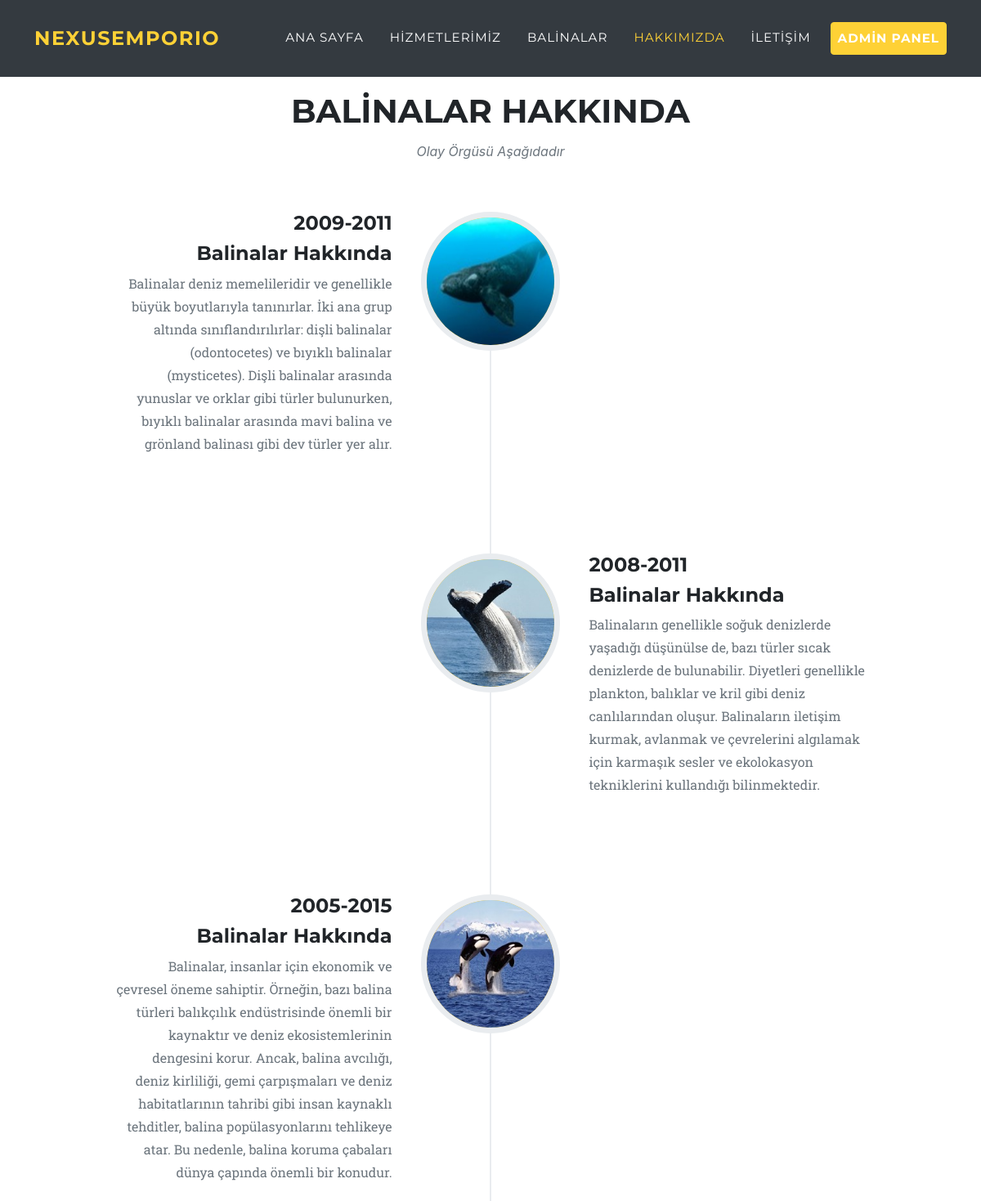
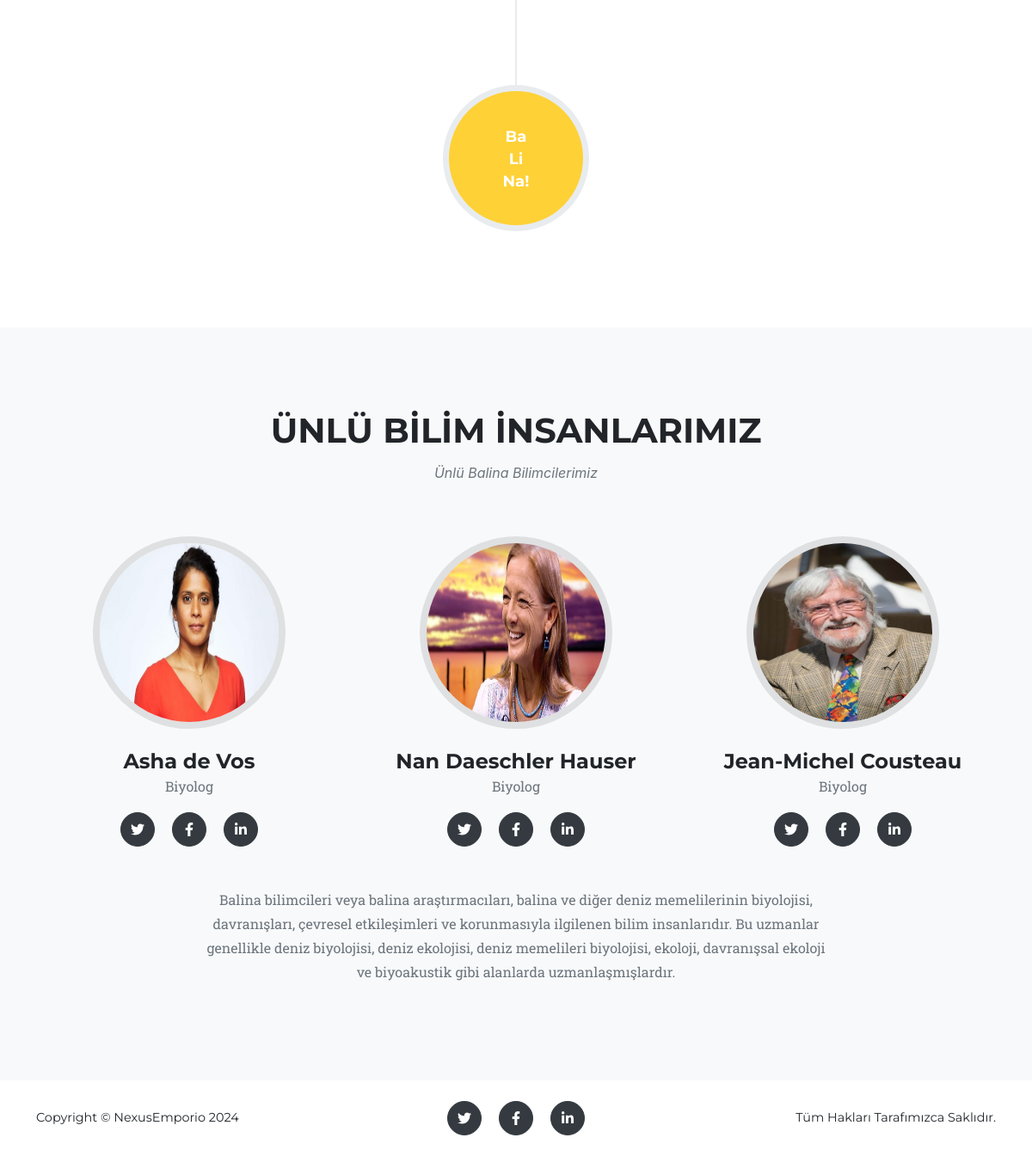
Page /hakkimizda.php on the committed database (2 pictures, top to bottom).
### tables this page shows
CREATE TABLE IF NOT EXISTS `hakkimizda` (
  `id` int NOT NULL AUTO_INCREMENT,
  `baslik` char(250) NOT NULL,
  `icerik` varchar(1000) NOT NULL,
  `altbaslik` varchar(500) NOT NULL,
  `alticerik` varchar(1000) NOT NULL,
  `alticerik2` varchar(2000) NOT NULL,
  `tanimlama` varchar(500) NOT NULL,
  `anahtar` varchar(500) NOT NULL,
  PRIMARY KEY (`id`)
);

CREATE TABLE IF NOT EXISTS `tarihce` (
  `id` int NOT NULL AUTO_INCREMENT,
  `tarih` char(50) NOT NULL,
  `baslik` char(250) NOT NULL,
  `icerik` varchar(500) NOT NULL,
  `foto` char(50) NOT NULL,
  PRIMARY KEY (`id`)
);

CREATE TABLE IF NOT EXISTS `takim` (
  `id` int NOT NULL AUTO_INCREMENT,
  `foto` char(50) NOT NULL,
  `isim` char(50) NOT NULL,
  `gorev` char(50) NOT NULL,
  `twitter` char(50) NOT NULL,
  `facebook` char(50) NOT NULL,
  `linkedin` char(50) NOT NULL,
  `sira` smallint NOT NULL,
  `aktif` tinyint(1) NOT NULL,
  PRIMARY KEY (`id`)
);

### hakkimizda.php (the view, shortened to what this page needs)
<?php
    $sayfa="Hakkımızda";
    include("inc/vt.php");
    $sorgu=$baglanti->prepare("SELECT * FROM hakkimizda");
    $sorgu->execute();
    $sonuc=$sorgu->fetch();
    include("inc/head.php");
?>
        <section class="page-section" id="about">
            <div class="container">
                <div class="text-center">
                    <h2 class="section-heading text-uppercase mt-3"><?=$sonuc["baslik"] ?></h2>
                    <h3 class="section-subheading text-muted"><?=$sonuc["icerik"] ?></h3>
                </div>
                <ul class="timeline">
                <?php
    $sorgu2=$baglanti->prepare("SELECT * FROM tarihce");
    $sorgu2->execute();
    $yon=false;
    while($sonuc2=$sorgu2->fetch()){
?>
                    <li <?php if($yon == true) echo 'class="timeline-inverted"' ?>>
                        <div class="timeline-image"><img class="rounded-circle img-fluid" src="assets/img/about/<?=$sonuc2["foto"] ?>" alt="" /></div>
                        <div class="timeline-panel">
                            <div class="timeline-heading">
                                <h4><?=$sonuc2["tarih"] ?></h4>
                                <h4 class="subheading"><?=$sonuc2["baslik"] ?></h4>
                            </div>
                            <div class="timeline-body"><p class="text-muted"><?=$sonuc2["icerik"] ?></p></div>
                        </div>
                    </li>
                    <?php
                    $yon = !$yon;
                    }
                    ?>
                    <li class="timeline-inverted">
                        <div class="timeline-image">
                            <h4>
                                Ba
                                <br />
                                Li
                                <br />
                                Na!
                            </h4>
                        </div>
                    </li>
                </ul>
            </div>
        </section>
        <section class="page-section bg-light" id="team">
            <div class="container">
                <div class="text-center">
                    <h2 class="section-heading text-uppercase"><?=$sonuc["altbaslik"] ?></h2>
                    <h3 class="section-subheading text-muted"><?=$sonuc["alticerik"] ?></h3>
                </div>
                <div class="row">
                <?php
    $sorgu3=$baglanti->prepare("SELECT * FROM takim WHERE aktif=1 ORDER BY sira");
    $sorgu3->execute();
    while($sonuc3=$sorgu3->fetch()){
?>
                    <div class="col-lg-4">
                        <div class="team-member">
                            <img class="mx-auto rounded-circle" src="assets/img/team/<?=$sonuc3["foto"] ?>" alt="" />
                            <h4><?=$sonuc3["isim"] ?></h4>
                            <p class="text-muted"><?=$sonuc3["gorev"] ?></p>
                            <a class="btn btn-dark btn-social mx-2" href="<?=$sonuc3["twitter"] ?>"><i class="fab fa-twitter"></i></a>
                            <a class="btn btn-dark btn-social mx-2" href="<?=$sonuc3["facebook"] ?>"><i class="fab fa-facebook-f"></i></a>
                            <a class="btn btn-dark btn-social mx-2" href="<?=$sonuc3["linkedin"] ?>"><i class="fab fa-linkedin-in"></i></a>
                        </div>
                    </div>
                    <?php
                }
                ?>
                </div>
                <div class="row">
                    <div class="col-lg-8 mx-auto text-center"><p class="large text-muted"><?=$sonuc["alticerik2"] ?></p></div>
                </div>
            </div>
        </section>
        <?php
    include("inc/footer.php");
?>

### inc/head.php (shortened to what this page needs)
<!DOCTYPE html>
<html lang="tr">
    <head>
        <link href="css/styles.css" rel="stylesheet" />
    </head>
    <body id="page-top">
        <nav class="navbar navbar-expand-lg navbar-dark fixed-top <?php if($sayfa<>"Anasayfa") echo "bg-dark"?>" id="mainNav">
            <div class="container">
                <a class="navbar-brand js-scroll-trigger" href="anasayfa">NEXUSEMPORIO</a>
                <div class="collapse navbar-collapse" id="navbarResponsive">
                    <ul class="navbar-nav text-uppercase ml-auto">
                        <li class="nav-item"><a class="nav-link js-scroll-trigger <?php if($sayfa=="Anasayfa") echo "active"?>" href="anasayfa">Ana Sayfa</a></li>
                        <li class="nav-item"><a class="nav-link js-scroll-trigger <?php if($sayfa=="Servis") echo "active"?>" href="servis">Hizmetlerimiz</a></li>
                        <li class="nav-item"><a class="nav-link js-scroll-trigger <?php if($sayfa=="Portfolyo") echo "active"?>" href="portfolyo">Balinalar</a></li>
                        <li class="nav-item"><a class="nav-link js-scroll-trigger <?php if($sayfa=="Hakkımızda") echo "active"?>" href="hakkimizda">Hakkımızda</a></li>
                        <li class="nav-item"><a class="nav-link js-scroll-trigger <?php if($sayfa=="İletişim") echo "active"?>" href="iletisim">İletişim</a></li>
                        <li class="nav-item"><a class="btn btn-primary nav-link js-scroll-trigger" href="admin/login.php"><b>Admin Panel</b></a></li>
                    </ul>
                </div>
            </div>
        </nav>

### inc/footer.php (shortened to what this page needs)
 <footer class="footer py-4">
            <div class="container">
                <div class="row align-items-center">
                    <div class="col-lg-4 text-lg-left">Copyright &copy; NexusEmporio 2024</div>
                    <div class="col-lg-4 my-3 my-lg-0">
                        <a class="btn btn-dark btn-social mx-2" href="#!"><i class="fab fa-twitter"></i></a>
                        <a class="btn btn-dark btn-social mx-2" href="#!"><i class="fab fa-facebook-f"></i></a>
                        <a class="btn btn-dark btn-social mx-2" href="#!"><i class="fab fa-linkedin-in"></i></a>
                    </div>
                    <div class="col-lg-4 text-lg-right">
                        Tüm Hakları Tarafımızca Saklıdır.
                    </div>
                </div>
            </div>
        </footer>
    </body>
</html>

### rows in the picture
hakkimizda: baslik "BALINALAR HAKKINDA", icerik "Olay Örgüsü Aşağıdadır", altbaslik "ÜNLÜ BILIM İNSANLARIMIZ", alticerik "Ünlü Balina Bilimcilerimiz", alticerik2 "Balina bilimcileri veya balina araştırmacıları, balina ve diğer deniz memelilerinin biyolojisi, davranışları, çevresel etkileşimleri ve korunmasıyla ilgilenen bilim insanlarıdır. Bu uzmanlar genellikle deniz biyolojisi, deniz ekolojisi, deniz memelileri biyolojisi, ekoloji, davranışsal ekoloji ve biyoakustik gibi alanlarda uzmanlaşmışlardır."
tarihce: foto (picture), tarih "2009-2011", baslik "Balinalar Hakkında", icerik "Balinalar deniz memelileridir ve genellikle büyük boyutlarıyla tanınırlar. İki ana grup altında sınıflandırılırlar: dişli balinalar (odontocetes) ve bıyıklı balinalar (mysticetes). Dişli balinalar arasında yunuslar ve orklar gibi türler bulunurken, bıyıklı balinalar arasında mavi balina ve grönland balinası gibi dev türler yer alır."
tarihce: foto (picture), tarih "2008-2011", baslik "Balinalar Hakkında", icerik "Balinaların genellikle soğuk denizlerde yaşadığı düşünülse de, bazı türler sıcak denizlerde de bulunabilir. Diyetleri genellikle plankton, balıklar ve kril gibi deniz canlılarından oluşur. Balinaların iletişim kurmak, avlanmak ve çevrelerini algılamak için karmaşık sesler ve ekolokasyon tekniklerini kullandığı bilinmektedir."
tarihce: foto (picture), tarih "2005-2015", baslik "Balinalar Hakkında", icerik "Balinalar, insanlar için ekonomik ve çevresel öneme sahiptir. Örneğin, bazı balina türleri balıkçılık endüstrisinde önemli bir kaynaktır ve deniz ekosistemlerinin dengesini korur. Ancak, balina avcılığı, deniz kirliliği, gemi çarpışmaları ve deniz habitatlarının tahribi gibi insan kaynaklı tehditler, balina popülasyonlarını tehlikeye atar. Bu nedenle, balina koruma çabaları dünya çapında önemli bir konudur."
takim: foto (picture), isim "Asha de Vos", gorev "Biyolog"
takim: foto (picture), isim "Nan Daeschler Hauser", gorev "Biyolog"
takim: foto (picture), isim "Jean-Michel Cousteau", gorev "Biyolog"
